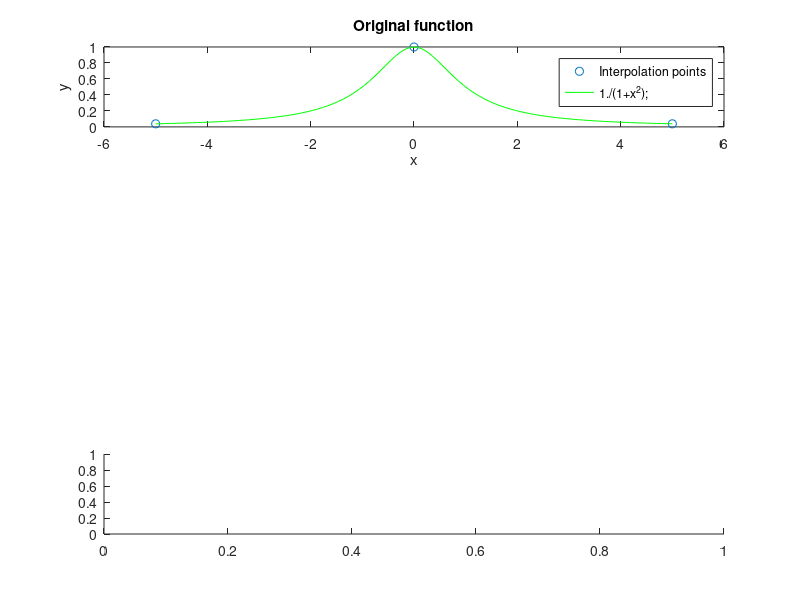

This figure's MATLAB source: (Note: this script raises an error after producing the figure.)
clear all; clf;

% Original function
x = -5:5:5;
y= 1./(1+x.^2);
%x = -0.5*pi:0.01*pi:0.5*pi; 
%y= x.*sin(2*pi*x);


% Interpolated points
x_interp = linspace(x(1), x(end));

% Accurate history (for plotting and measuring errors)
y_pinterp = 1./(1+x_interp.^2);
%y_pinterp = x_interp.*sin(2*pi*x_interp); 
subplot(4,1,1)
plot(x, y, 'o');
hold on
plot(x_interp, y_pinterp, 'g-');
title('Original function');
xlabel('x');
ylabel('y');
legend("Interpolation points", "1./(1+x^2);")
%legend("Interpolationspunkte", "x.*sin(2*pi*x)")

% Lagrange interpolation (close form)
subplot(4,1,4)
y_interp = lagrange(x, y, x_interp);
plot(x, y, 'o');
hold on
plot(x_interp, y_pinterp, 'g-');
plot(x_interp, y_interp, 'x-');
plot(x_interp, y_pinterp - y_interp, 'x-');
title('Overview');
xlabel('x');
ylabel('y');
%legend('Original function', 'Interpolated function', 'Error');
hold off

% Define original function
x1 = -5:5:5;
y1 = 1./(1+x1.^2);
%x2 = -0.5*pi:0.01*pi:0.5*pi;
%y2 = x2.*sin(2*pi*x2);

% Interpolation points
x1_interp = linspace(x1(1), x1(end));
%x2_interp = linspace(x2(1), x2(end));

% Lagrange interpolation for y1 and plot
y1_interp = lagrange(x1, y1, x1_interp);
%y2_interp = lagrange(x2, y2, x2_interp);
subplot(4, 1, 2);
plot(x1, y1, 'o');
%plot(x2, y2, 'o');
hold on;
plot(x1_interp, y1_interp, 'x-');
%plot(x2_interp, y2_interp, 'x-');
title('Lagrange Interpolation for y1(x)');
%title('Lagrange Interpolation for y2(x)');
xlabel('x');
ylabel('y');
legend('Interpolation points', 'Interpolated function');
hold off;

% plot error 
subplot(4,1,3)
plot(x_interp, y_pinterp - y_interp, 'b-');
title('Error of interpolation');
xlabel('x');
ylabel('y');
legend('Error')
hold off
% Define Lagrange interpolation function
function y_interp = lagrange(x, y, x_interp)
    n = length(x);
    m = length(x_interp);
    y_interp = zeros(1, m);
    for i = 1:m
        sum = 0;
        for j = 1:n
            product = y(j);
            for k = 1:n
                if k ~= j
                    product = product .* (x_interp(i) - x(k)) ./ (x(j) - x(k));
                end
            end
            sum = sum + product;
        end
        y_interp(i) = sum;
    end
end

